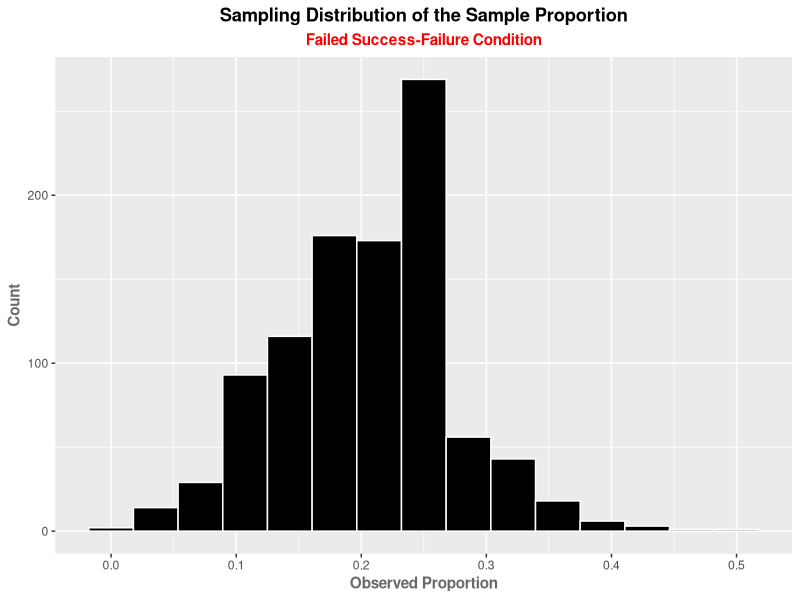

Write the R code that produced this figure.
# Packages ----------------------------------------------------------------

library(ggplot2)

# Data Simulation --------------------------------------------------------------------
set.seed(287)
L <-
        lapply(X = vector(mode = "list", length = 1e3L),
               \(.)
               {
                       rbinom(n = 30,
                              size = 1,
                              prob = .2)
               })

props <-
        L |>
        sapply(\(l)
               {
                       proportions(table(l))
        }) |>
        sapply(\(t)
               {
                       ifelse(length(t) == 2,
                              t[[2]],
                              1 - t[[1]])
        })


# Plot --------------------------------------------------------------------

ggplot(mapping = aes(x = props)) +
        geom_histogram(bins = 15,
                       fill = "black",
                       color = "white") +
        
        labs(
                title = "Sampling Distribution of the Sample Proportion",
                subtitle = "Failed Success-Failure Condition",
                x = "Observed Proportion",
                y = "Count"
        ) +
        theme(
                plot.title = element_text(face = "bold", hjust = .5),
                plot.subtitle = element_text(
                        face = "bold",
                        hjust = .5,
                        color = "red"
                ),
                axis.title.x = element_text(face = "bold",
                                            color = "dimgrey"),
                axis.title.y = element_text(face = "bold",
                                            color = "dimgrey")
        )
